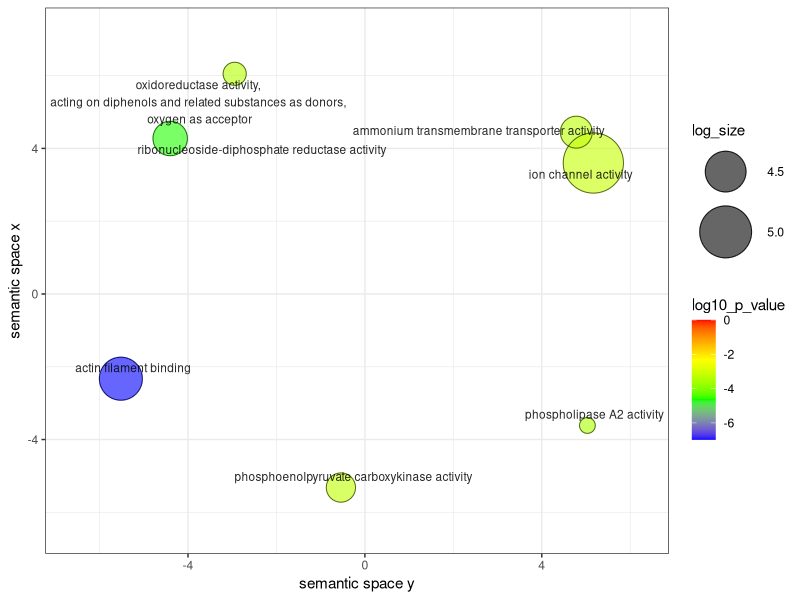
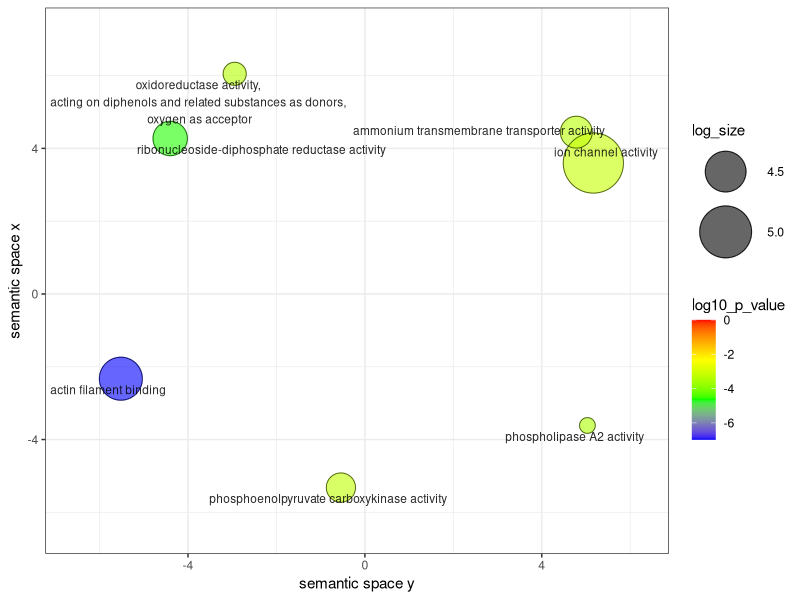

The R source for these figures, in order:
# A plotting R script produced by the Revigo server at http://revigo.irb.hr/
# If you found Revigo useful in your work, please cite the following reference:
# Supek F et al. "REVIGO summarizes and visualizes long lists of Gene Ontology
# terms" PLoS ONE 2011. doi:10.1371/journal.pone.0021800

# --------------------------------------------------------------------------
# If you don't have the ggplot2 package installed, uncomment the following line:
# install.packages( "ggplot2" );
library( ggplot2 );
library(ggrepel)
# --------------------------------------------------------------------------
# If you don't have the scales package installed, uncomment the following line:
# install.packages( "scales" );
library( scales );

# --------------------------------------------------------------------------
# Here is your data from Revigo. Scroll down for plot configuration options.

revigo.names <- c("term_ID","description","frequency","plot_X","plot_Y","log_size","log10_p_value","uniqueness","dispensability");
revigo.data <- rbind(c("GO:0008519","ammonium transmembrane transporter activity",0.0591031763361442,4.78108498250751,4.44621270850827,4.23312307852108,-3.34083763711449,0.876815049595946,0),
c("GO:0051015","actin filament binding",0.133376075784758,-5.51847228681141,-2.32831323137556,4.58657605337363,-6.97552277184929,1,0),
c("GO:0061731","ribonucleoside-diphosphate reductase activity",0.0684641740381212,-4.4027507185081,4.27240031886151,4.29697215865653,-4.59579901465999,0.577826481434966,0),
c("GO:0004623","phospholipase A2 activity",0.038152371955529,5.03179178193271,-3.61393974746887,4.04304774280412,-3.50790873121506,0.805935553203649,0.02186161),
c("GO:0004611","phosphoenolpyruvate carboxykinase activity",0.0518224003457176,-0.542584593050875,-5.31895938041014,4.17603334926402,-3.2515410609627,0.970895000737993,0.02231239),
c("GO:0016682","oxidoreductase activity, \nacting on diphenols and related substances as donors, \noxygen as acceptor",0.0418186763341918,-2.94458574592852,6.04992295737433,4.08289303328818,-3.39079843509358,0.834594217949343,0.23694347),
c("GO:0005216","ion channel activity",1.06305549392256,5.16632588276712,3.59907737925633,5.4880442143777,-3.15223470245304,0.876815049595946,0.57254374));

one.data <- data.frame(revigo.data);
names(one.data) <- revigo.names;
one.data <- one.data [(one.data$plot_X != "null" & one.data$plot_Y != "null"), ];
one.data$plot_X <- as.numeric( as.character(one.data$plot_X) );
one.data$plot_Y <- as.numeric( as.character(one.data$plot_Y) );
one.data$log_size <- as.numeric( as.character(one.data$log_size) );
one.data$log10_p_value <- as.numeric( as.character(one.data$log10_p_value) );
one.data$frequency <- as.numeric( as.character(one.data$frequency) );
one.data$uniqueness <- as.numeric( as.character(one.data$uniqueness) );
one.data$dispensability <- as.numeric( as.character(one.data$dispensability) );
#head(one.data);


# --------------------------------------------------------------------------
# Names of the axes, sizes of the numbers and letters, names of the columns,
# etc. can be changed below

p1 <- ggplot( data = one.data );
p1 <- p1 + geom_point( aes( plot_X, plot_Y, colour = log10_p_value, size = log_size), alpha = I(0.6) ) + scale_size_area();
p1 <- p1 + scale_colour_gradientn( colours = c("blue", "green", "yellow", "red"), limits = c( min(one.data$log10_p_value), 0) );
p1 <- p1 + geom_point( aes(plot_X, plot_Y, size = log_size), shape = 21, fill = "transparent", colour = I (alpha ("black", 0.6) )) + scale_size_area();
p1 <- p1 + scale_size( range=c(5, 20)) + theme_bw(); # + scale_fill_gradientn(colours = heat_hcl(7), limits = c(-300, 0) );
ex <- one.data [ one.data$dispensability < 1, ];
p1 <- p1 + geom_text_repel( data = ex, aes(plot_X, plot_Y, label = description), colour = I(alpha("black", 0.85)), size = 3 );
p1 <- p1 + labs (y = "semantic space x", x = "semantic space y");
p1 <- p1 + theme(legend.key = element_blank()) ;
one.x_range = max(one.data$plot_X) - min(one.data$plot_X);
one.y_range = max(one.data$plot_Y) - min(one.data$plot_Y);
p1 <- p1 + xlim(min(one.data$plot_X)-one.x_range/10,max(one.data$plot_X)+one.x_range/10);
p1 <- p1 + ylim(min(one.data$plot_Y)-one.y_range/10,max(one.data$plot_Y)+one.y_range/10);


# --------------------------------------------------------------------------
# Output the plot to screen

p1;

# Uncomment the line below to also save the plot to a file.
# The file type depends on the extension (default=pdf).

# ggsave("/path_to_your_file/revigo-plot.pdf");
ggsave("figures/DE_E1516_vs_E217_down_MF_REVIGO.png", width=8, height=8, dpi=1200);
